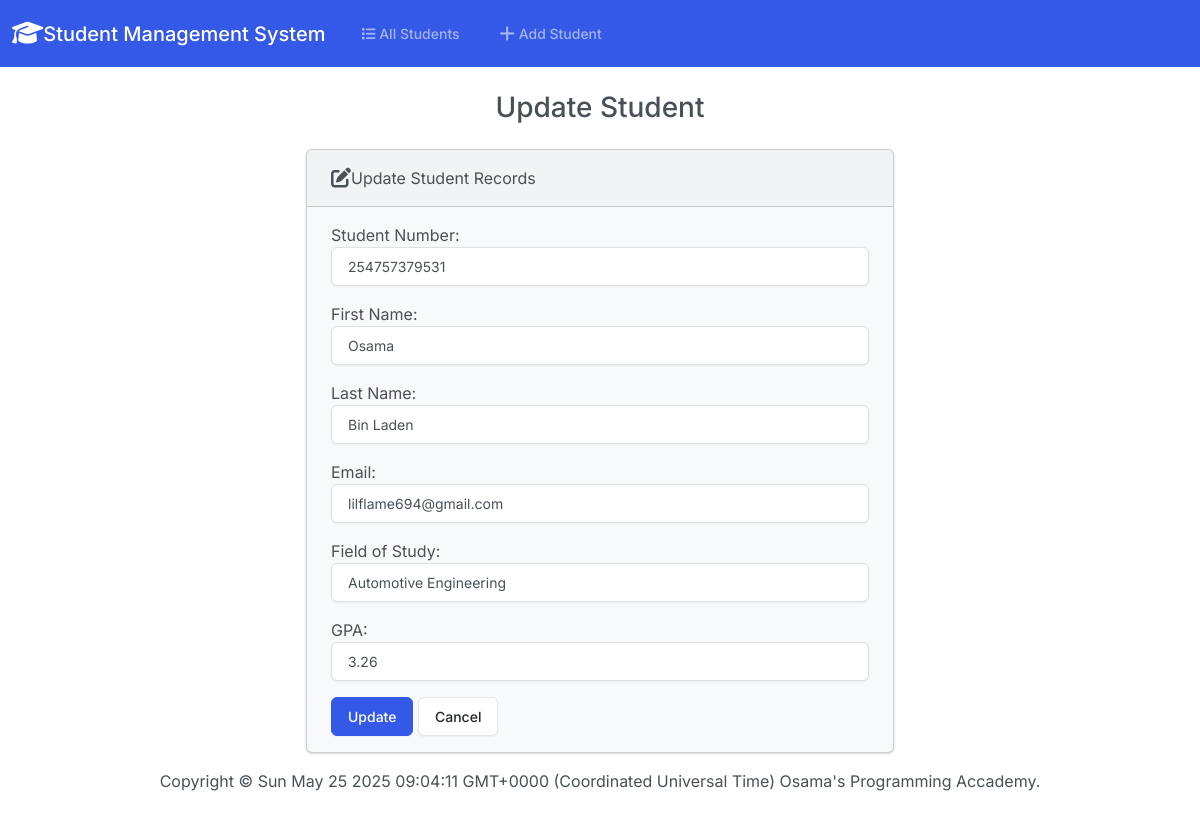
The app's page /edit/1/, older data.
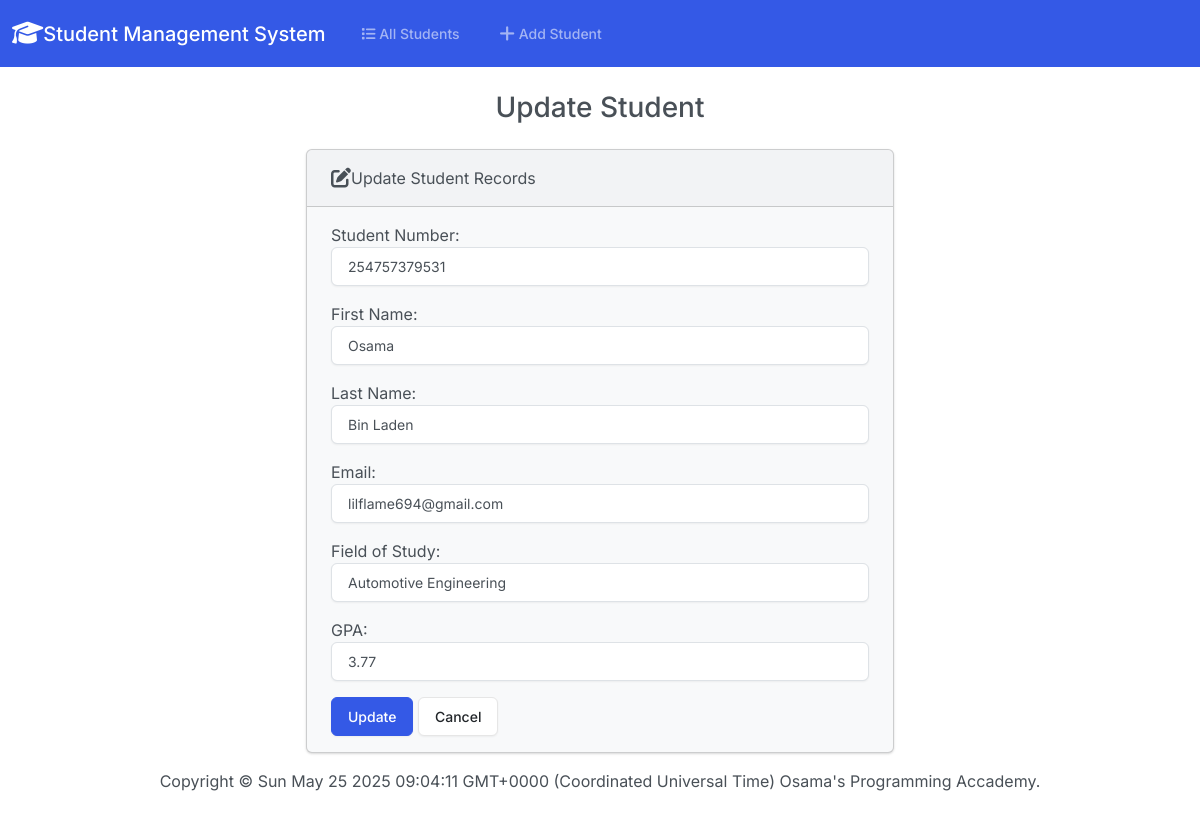
The same page, newer data.
### students/models.py (models this page shows, shortened)
class Student(models.Model):
    student_number = models.PositiveIntegerField()
    first_name = models.CharField(max_length=50)
    last_name = models.CharField(max_length=50)
    email = models.EmailField(max_length=100)
    field_of_study = models.CharField(max_length=50)
    gpa = models.FloatField()

### students/views.py (the view)
# urls.py: path('edit/<int:id>/', views.edit, name='edit'),
def edit(request, id):
    if request.method == 'POST':
        student = Student.objects.get(pk=id)
        form = StudentForm(request.POST, instance=student)
        if form.is_valid():
            form.save()
            return render(request, 'Students/edit.html', {
                'form': form,
                'success': True
            })
    else:
        student = Student.objects.get(pk=id)
        form = StudentForm(instance=student)
    return render(request, 'Students/edit.html', {
        'form': form
    })

### students/forms.py
class StudentForm(forms.ModelForm):
    class Meta:
        model = Student
        fields = ['student_number', 'first_name', 'last_name', 'email', 'field_of_study', 'gpa']
        labels = {
            'student_number': 'Student Number',
            'first_name': 'First Name',
            'last_name': 'Last Name',
            'email': 'Email',
            'field_of_study': 'Field of Study',
            'gpa': 'GPA'
        }
        widgets = {
            'student_number': forms.NumberInput(attrs={'class': 'form-control'}),
            'first_name': forms.TextInput(attrs={'class': 'form-control'}),
            'last_name': forms.TextInput(attrs={'class': 'form-control'}),
            'email': forms.EmailInput(attrs={'class': 'form-control'}),
            'field_of_study': forms.TextInput(attrs={'class': 'form-control'}),
            'gpa': forms.NumberInput(attrs={'class': 'form-control'})
        }

### students/Templates/Students/edit.html
{% extends "Students/base.html" %} {% block body %}
<h3 class="text-center m-4">Update Student</h3>
{% if success %}
<div class="alert alert-success" role="alert">
  The student updated successfully.
  <a href="{% url 'index' %}" class="alert-link">Go to Home Page</a>
</div>
{% else %}
<div class="row justify-content-center">
  <div class="col-6">
    <div class="card bg-light mb-3">
      <div class="card-header">
        <i class="fa-solid fa-pen-to-square fa-lg"></i>Update Student Records
      </div>
      <div class="card-body">
        <form action="" method="POST">
          {% csrf_token %} {{ form.as_p }}
          <button type="submit" class="btn btn-primary">Update</button>
          <a href="{% url 'index' %}" class="btn btn-secondary">Cancel</a>
        </form>
      </div>
    </div>
  </div>
</div>
{% endif %} {% endblock %}

Row changes from the older to the newer data that the page shows:
changed Student "Osama": gpa "3.26" → "3.77"
